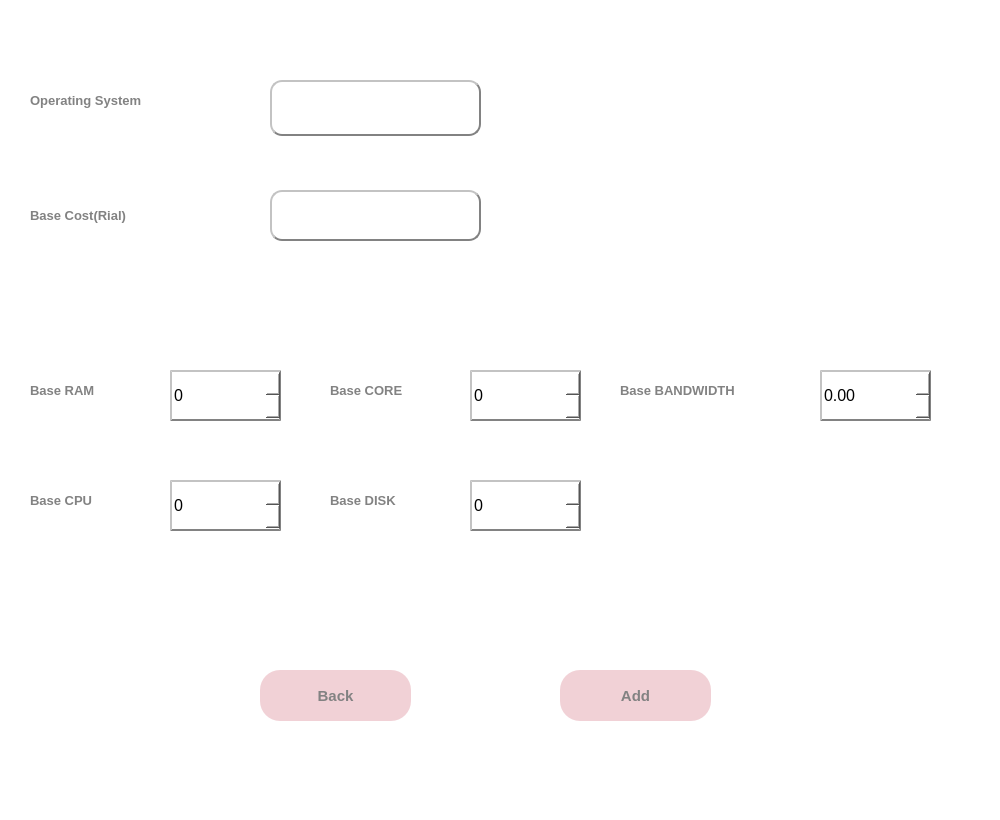
<?xml version="1.0" encoding="UTF-8"?>
<ui version="4.0">
 <class>MainWindow</class>
 <widget class="QMainWindow" name="MainWindow">
  <property name="geometry">
   <rect>
    <x>0</x>
    <y>0</y>
    <width>1000</width>
    <height>820</height>
   </rect>
  </property>
  <property name="windowTitle">
   <string>Insert OS</string>
  </property>
  <property name="styleSheet">
   <string notr="true">background-color: rgb(255, 255, 255);</string>
  </property>
  <widget class="QWidget" name="centralwidget">
   <widget class="QTextEdit" name="os_name">
    <property name="geometry">
     <rect>
      <x>270</x>
      <y>80</y>
      <width>211</width>
      <height>56</height>
     </rect>
    </property>
    <property name="font">
     <font>
      <pointsize>15</pointsize>
     </font>
    </property>
    <property name="styleSheet">
     <string notr="true">background-color: rgb(255, 255, 255);
border-radius: 12px;
border:2px outset;
border-color: rgb(130, 130, 130);
</string>
    </property>
   </widget>
   <widget class="QLabel" name="label_2">
    <property name="geometry">
     <rect>
      <x>30</x>
      <y>80</y>
      <width>231</width>
      <height>41</height>
     </rect>
    </property>
    <property name="font">
     <font>
      <pointsize>10</pointsize>
      <weight>75</weight>
      <bold>true</bold>
     </font>
    </property>
    <property name="styleSheet">
     <string notr="true">color: rgb(130, 130, 130);</string>
    </property>
    <property name="text">
     <string>Operating System</string>
    </property>
   </widget>
   <widget class="QPushButton" name="back">
    <property name="geometry">
     <rect>
      <x>260</x>
      <y>670</y>
      <width>151</width>
      <height>51</height>
     </rect>
    </property>
    <property name="font">
     <font>
      <pointsize>11</pointsize>
      <weight>75</weight>
      <bold>true</bold>
     </font>
    </property>
    <property name="styleSheet">
     <string notr="true">QPushButton
{
	background-color: #f1d1d6;
	color: #828282;
	border-radius:20px;
}

QPushButton:hover
{
	background-color: #ff8b8d;
	color: #656565;
	border-radius:20px;
}</string>
    </property>
    <property name="text">
     <string>Back</string>
    </property>
   </widget>
   <widget class="QPushButton" name="add">
    <property name="geometry">
     <rect>
      <x>560</x>
      <y>670</y>
      <width>151</width>
      <height>51</height>
     </rect>
    </property>
    <property name="font">
     <font>
      <pointsize>11</pointsize>
      <weight>75</weight>
      <bold>true</bold>
     </font>
    </property>
    <property name="styleSheet">
     <string notr="true">QPushButton
{
	background-color: #f1d1d6;
	color: #828282;
	border-radius:20px;
}

QPushButton:hover
{
	background-color: #ff8b8d;
	color: #656565;
	border-radius:20px;
}</string>
    </property>
    <property name="text">
     <string>Add</string>
    </property>
   </widget>
   <widget class="QLabel" name="label_4">
    <property name="geometry">
     <rect>
      <x>30</x>
      <y>480</y>
      <width>131</width>
      <height>41</height>
     </rect>
    </property>
    <property name="font">
     <font>
      <pointsize>10</pointsize>
      <weight>75</weight>
      <bold>true</bold>
     </font>
    </property>
    <property name="styleSheet">
     <string notr="true">color: rgb(130, 130, 130);</string>
    </property>
    <property name="text">
     <string>Base CPU</string>
    </property>
   </widget>
   <widget class="QLabel" name="label_5">
    <property name="geometry">
     <rect>
      <x>30</x>
      <y>370</y>
      <width>131</width>
      <height>41</height>
     </rect>
    </property>
    <property name="font">
     <font>
      <pointsize>10</pointsize>
      <weight>75</weight>
      <bold>true</bold>
     </font>
    </property>
    <property name="styleSheet">
     <string notr="true">color: rgb(130, 130, 130);</string>
    </property>
    <property name="text">
     <string>Base RAM</string>
    </property>
   </widget>
   <widget class="QSpinBox" name="ram">
    <property name="geometry">
     <rect>
      <x>170</x>
      <y>370</y>
      <width>111</width>
      <height>51</height>
     </rect>
    </property>
    <property name="font">
     <font>
      <pointsize>12</pointsize>
     </font>
    </property>
    <property name="styleSheet">
     <string notr="true">background-color: rgb(255, 255, 255);
border:2px outset;
border-color: rgb(130, 130, 130);</string>
    </property>
   </widget>
   <widget class="QSpinBox" name="cpu">
    <property name="geometry">
     <rect>
      <x>170</x>
      <y>480</y>
      <width>111</width>
      <height>51</height>
     </rect>
    </property>
    <property name="font">
     <font>
      <pointsize>12</pointsize>
     </font>
    </property>
    <property name="styleSheet">
     <string notr="true">background-color: rgb(255, 255, 255);
border:2px outset;
border-color: rgb(130, 130, 130);</string>
    </property>
   </widget>
   <widget class="QLabel" name="label_6">
    <property name="geometry">
     <rect>
      <x>330</x>
      <y>370</y>
      <width>131</width>
      <height>41</height>
     </rect>
    </property>
    <property name="font">
     <font>
      <pointsize>10</pointsize>
      <weight>75</weight>
      <bold>true</bold>
     </font>
    </property>
    <property name="styleSheet">
     <string notr="true">color: rgb(130, 130, 130);</string>
    </property>
    <property name="text">
     <string>Base CORE</string>
    </property>
   </widget>
   <widget class="QLabel" name="label_7">
    <property name="geometry">
     <rect>
      <x>330</x>
      <y>480</y>
      <width>131</width>
      <height>41</height>
     </rect>
    </property>
    <property name="font">
     <font>
      <pointsize>10</pointsize>
      <weight>75</weight>
      <bold>true</bold>
     </font>
    </property>
    <property name="styleSheet">
     <string notr="true">color: rgb(130, 130, 130);</string>
    </property>
    <property name="text">
     <string>Base DISK</string>
    </property>
   </widget>
   <widget class="QSpinBox" name="disk">
    <property name="geometry">
     <rect>
      <x>470</x>
      <y>480</y>
      <width>111</width>
      <height>51</height>
     </rect>
    </property>
    <property name="font">
     <font>
      <pointsize>12</pointsize>
     </font>
    </property>
    <property name="styleSheet">
     <string notr="true">background-color: rgb(255, 255, 255);
border:2px outset;
border-color: rgb(130, 130, 130);</string>
    </property>
   </widget>
   <widget class="QSpinBox" name="core">
    <property name="geometry">
     <rect>
      <x>470</x>
      <y>370</y>
      <width>111</width>
      <height>51</height>
     </rect>
    </property>
    <property name="font">
     <font>
      <pointsize>12</pointsize>
     </font>
    </property>
    <property name="styleSheet">
     <string notr="true">background-color: rgb(255, 255, 255);
border:2px outset;
border-color: rgb(130, 130, 130);</string>
    </property>
   </widget>
   <widget class="QLabel" name="label_8">
    <property name="geometry">
     <rect>
      <x>620</x>
      <y>370</y>
      <width>201</width>
      <height>41</height>
     </rect>
    </property>
    <property name="font">
     <font>
      <pointsize>10</pointsize>
      <weight>75</weight>
      <bold>true</bold>
     </font>
    </property>
    <property name="styleSheet">
     <string notr="true">color: rgb(130, 130, 130);</string>
    </property>
    <property name="text">
     <string>Base BANDWIDTH</string>
    </property>
   </widget>
   <widget class="QDoubleSpinBox" name="bandwidth">
    <property name="geometry">
     <rect>
      <x>820</x>
      <y>370</y>
      <width>111</width>
      <height>51</height>
     </rect>
    </property>
    <property name="font">
     <font>
      <pointsize>12</pointsize>
     </font>
    </property>
    <property name="styleSheet">
     <string notr="true">background-color: rgb(255, 255, 255);
border:2px outset;
border-color: rgb(130, 130, 130);</string>
    </property>
   </widget>
   <widget class="QTextEdit" name="cost">
    <property name="geometry">
     <rect>
      <x>270</x>
      <y>190</y>
      <width>211</width>
      <height>51</height>
     </rect>
    </property>
    <property name="font">
     <font>
      <pointsize>15</pointsize>
     </font>
    </property>
    <property name="styleSheet">
     <string notr="true">background-color: rgb(255, 255, 255);
border-radius: 12px;
border:2px outset;
border-color: rgb(130, 130, 130);</string>
    </property>
   </widget>
   <widget class="QLabel" name="label_9">
    <property name="geometry">
     <rect>
      <x>30</x>
      <y>190</y>
      <width>201</width>
      <height>51</height>
     </rect>
    </property>
    <property name="font">
     <font>
      <pointsize>10</pointsize>
      <weight>75</weight>
      <bold>true</bold>
     </font>
    </property>
    <property name="styleSheet">
     <string notr="true">color: rgb(130, 130, 130);</string>
    </property>
    <property name="text">
     <string>Base Cost(Rial)</string>
    </property>
   </widget>
  </widget>
  <widget class="QMenuBar" name="menubar">
   <property name="geometry">
    <rect>
     <x>0</x>
     <y>0</y>
     <width>1000</width>
     <height>18</height>
    </rect>
   </property>
  </widget>
  <widget class="QStatusBar" name="statusbar"/>
 </widget>
 <resources/>
 <connections/>
</ui>
